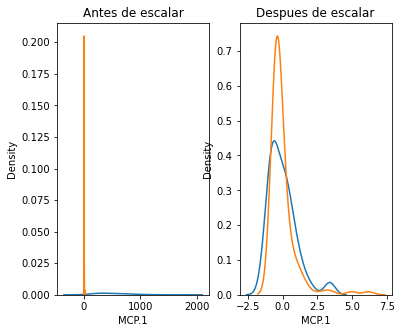

Write the Python code that produced this figure.
# -*- coding: utf-8 -*-
"""
Created on Sun Apr 10 13:00:10 2022

@author: PC
"""

import pandas as pd
import numpy as np
import seaborn as sns
import matplotlib.pyplot as plt
from sklearn import preprocessing

datos=pd.read_csv('dataR2.csv')
datos=datos.replace(np.nan,"0")
df=pd.DataFrame(datos)
print(df['MCP.1'].describe())

fig,(ax1,ax2)=plt.subplots(ncols=2,figsize=(6,5))
ax1.set_title("Antes de escalar")
sns.kdeplot(df['MCP.1'],ax=ax1)
sns.kdeplot(df['HOMA'],ax=ax1)

scaler=preprocessing.StandardScaler()
#scaler=preprocessing.Normalizer(norm='l2',copy=True)
df[['HOMA','MCP.1']]=scaler.fit_transform(df[['HOMA','MCP.1']])

print("----------------------------")
print(df['MCP.1'].iloc[0])
print(df['MCP.1'].describe())

df.to_csv('prepro.csv',sep='\t')
ax2.set_title("Despues de escalar")
sns.kdeplot(df['MCP.1'],ax=ax2)
sns.kdeplot(df['HOMA'],ax=ax2)

plt.show()
